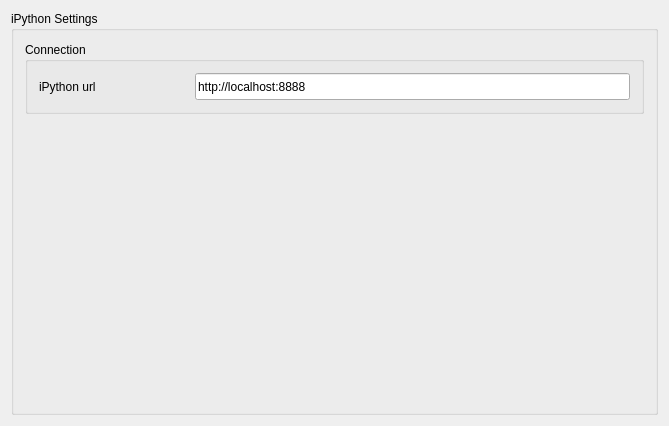
<?xml version="1.0" encoding="UTF-8"?>
<ui version="4.0">
 <class>IPythonPreferencesData</class>
 <widget class="QWidget" name="IPythonPreferencesData">
  <property name="geometry">
   <rect>
    <x>0</x>
    <y>0</y>
    <width>669</width>
    <height>426</height>
   </rect>
  </property>
  <property name="sizePolicy">
   <sizepolicy hsizetype="Preferred" vsizetype="Preferred">
    <horstretch>0</horstretch>
    <verstretch>0</verstretch>
   </sizepolicy>
  </property>
  <property name="minimumSize">
   <size>
    <width>0</width>
    <height>0</height>
   </size>
  </property>
  <property name="maximumSize">
   <size>
    <width>32000</width>
    <height>32000</height>
   </size>
  </property>
  <property name="windowTitle">
   <string>iPython Preferences</string>
  </property>
  <layout class="QVBoxLayout" name="verticalLayout_2">
   <item>
    <widget class="QGroupBox" name="groupBox31">
     <property name="title">
      <string>iPython Settings</string>
     </property>
     <layout class="QVBoxLayout" name="verticalLayout_3">
      <item>
       <widget class="QGroupBox" name="proxy_settings_group">
        <property name="enabled">
         <bool>true</bool>
        </property>
        <property name="title">
         <string>Connection</string>
        </property>
        <layout class="QVBoxLayout" name="verticalLayout_4">
         <item>
          <layout class="QVBoxLayout" name="verticalLayout">
           <item>
            <layout class="QHBoxLayout" name="horizontalLayout_2">
             <item>
              <widget class="QLabel" name="textLabel1_2">
               <property name="sizePolicy">
                <sizepolicy hsizetype="Minimum" vsizetype="Preferred">
                 <horstretch>0</horstretch>
                 <verstretch>0</verstretch>
                </sizepolicy>
               </property>
               <property name="minimumSize">
                <size>
                 <width>150</width>
                 <height>27</height>
                </size>
               </property>
               <property name="text">
                <string>iPython url</string>
               </property>
              </widget>
             </item>
             <item>
              <widget class="QLineEdit" name="url_edit">
               <property name="enabled">
                <bool>true</bool>
               </property>
               <property name="sizePolicy">
                <sizepolicy hsizetype="Expanding" vsizetype="Minimum">
                 <horstretch>0</horstretch>
                 <verstretch>0</verstretch>
                </sizepolicy>
               </property>
               <property name="minimumSize">
                <size>
                 <width>25</width>
                 <height>25</height>
                </size>
               </property>
               <property name="text">
                <string>http://localhost:8888</string>
               </property>
              </widget>
             </item>
            </layout>
           </item>
           <item>
            <layout class="QHBoxLayout" name="horizontalLayout_4"/>
           </item>
           <item>
            <layout class="QHBoxLayout" name="horizontalLayout_5"/>
           </item>
          </layout>
         </item>
        </layout>
       </widget>
      </item>
      <item>
       <spacer name="verticalSpacer">
        <property name="orientation">
         <enum>Qt::Vertical</enum>
        </property>
        <property name="sizeHint" stdset="0">
         <size>
          <width>20</width>
          <height>40</height>
         </size>
        </property>
       </spacer>
      </item>
     </layout>
    </widget>
   </item>
  </layout>
 </widget>
 <layoutdefault spacing="6" margin="11"/>
 <tabstops>
  <tabstop>url_edit</tabstop>
 </tabstops>
 <includes>
  <include location="global">BALL/COMMON/global.h</include>
 </includes>
 <resources/>
 <connections/>
</ui>
